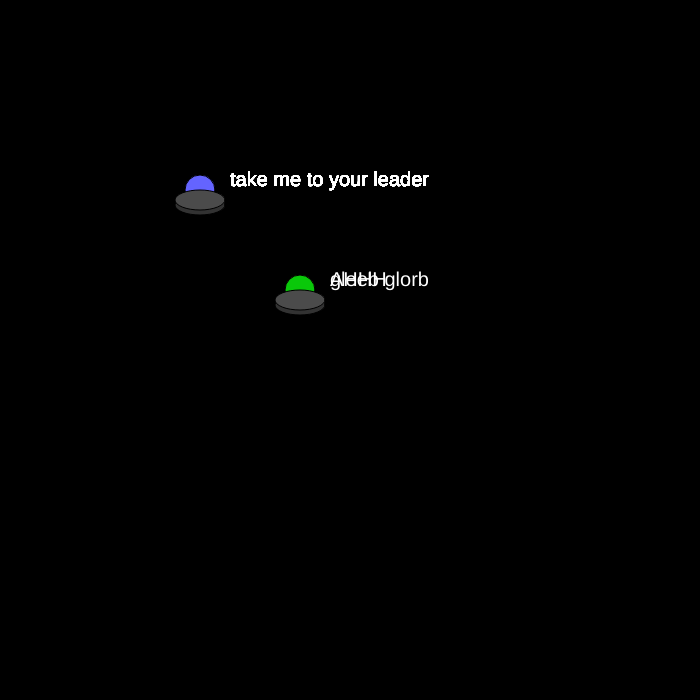
Frame 1 (no input)
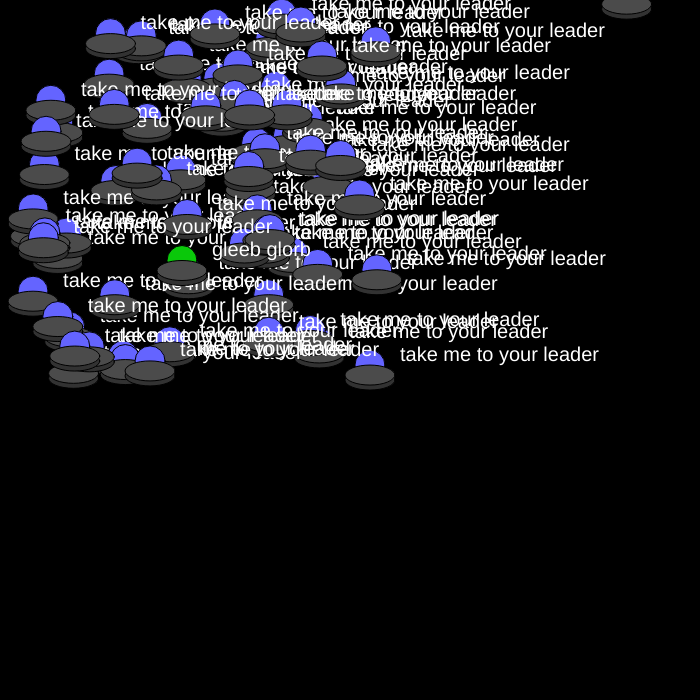
Frame 60 (no input)
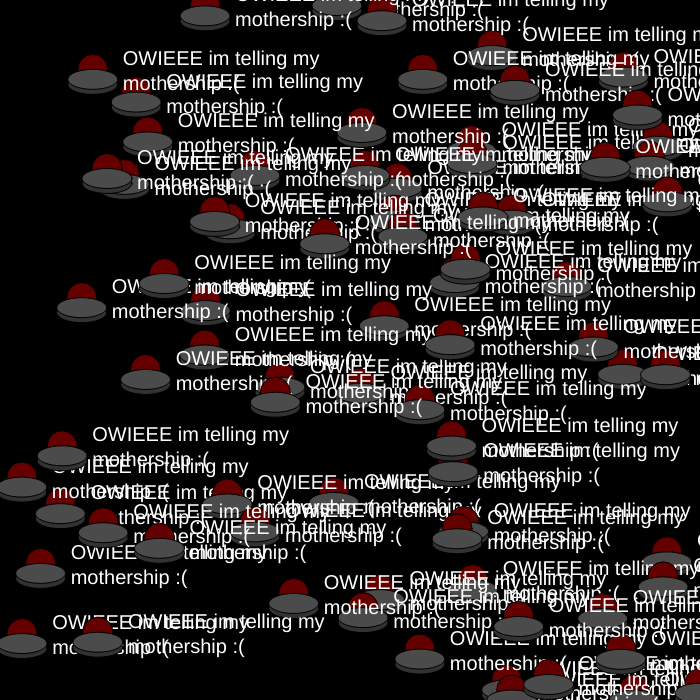
Frame 120 (the mouse pressed at the canvas centre since frame 60)

The p5.js sketch that drew these frames (run headless with seeded random() and noise() and a simulated clock; from frame 60 on, the mouse is pressed at the canvas centre):

// p5.js sketch
// ── sketch.js

let u1,u2,u3;

let ufos;
let peace;

function setup() {
  createCanvas(700,700);

  ufos = new Array(75);

  for (let i = 0; i < ufos.length; i++) {

    ufos[i] = new Ufo(color(100, 100, 255), 200, 200, random(-3, 3), random(-3, 3), "take me to your leader");
    
  }


  let peace = 0;


  u2 = new Ufo(color(255, 10, 10), 300, 300, random(4, 6), random(-4, -6,), "AHHH");
  u3 = new Ufo(color(10, 200, 10), 300, 300, -2, -.5, "gleeb glorb");
}

function draw() {
  background(0);
  for (let i = 0; i < ufos.length; i++) {

    ufos[i].display();
    ufos[i].update();
  }

  u2.display();
  u3.display();


  u2.update();
  u3.update();


}

function mousePressed(){


  if (peace == 0){

  for (let i = 0; i < ufos.length; i++) {
    ufos[i].chill();
    ufos[i].chill();
  }
  u2.chill();
  u3.chill();
peace = 1;

} else {

  for (let i = 0; i < ufos.length; i++) {

    ufos[i].poke();
    ufos[i].poke();
  }
  u2.poke();
  u3.poke();

peace = 0;
}

}



class Ufo {

  //display methods 
  //action methods
  // class vars/properties/state

  //class vars (accesible through entire class)
  col;
  lx;
  ly;
  sx;
  sy;
  coms;


  //class equivalent of setup
  constructor(k, llx, lly, lsx, lsy, lcoms) {

    this.col = k;
    this.lx = llx;
    this.ly = lly;
    this.sx = lsx;
    this.sy = lsy;
    this.coms = lcoms;

    console.log("hello earthlings");

  }

  //display method
  display() {
    
    push();
    translate(this.lx, this.ly);
    fill(this.col);
    ellipse(0, -10, 30, 30);
    fill(50);
    ellipse(0,5,50, 20);
    fill(75);
    ellipse(0,0,50, 20);
  
    fill(255);
    textSize(20)
    text(this.coms, 30, -30, 300)
    pop();


  }

  //action method
  update() {
    this.ly += this.sy;
    this.lx += this.sx;

    if (this.lx < 0){
      this.lx = width
    }

    if (this.lx > width){
      this.lx = 0
    }

    if (this.ly > height){
      this.ly = 0;
    }

    if (this.ly < 0){
      this.ly = height;
    }

  }

  poke(){

    this.col = color(100,0,0);
    this.sx = random(-6,6);
    this.sy = random(-6,6);

    this.coms = "OWIEEE im telling my mothership :("

  }

  chill(){

    this.col = color(100,100,255);
    this.sx = random(-1,1);
    this.sy = random(-1,1);

    this.coms = "nvm we chill"


  }

}
